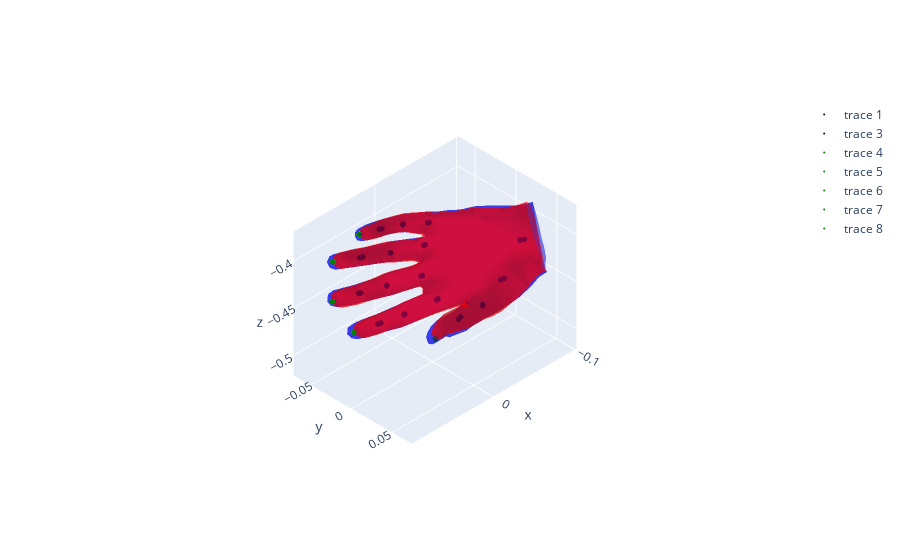

Here is the notebook cell this chart was saved with:
### Code cell
import plotly.graph_objects as go
from utils.utils import add_mesh_to_fig

with torch.no_grad():
    params = torch.tensor(params_solved, dtype=torch.float32)
    global_orient = params[:3].unsqueeze(0)
    hand_pose = params[3:3+45].unsqueeze(0)
    betas = params[3+45:3+45+10].unsqueeze(0)
    transl = params[3+45+10:3+45+10+3].unsqueeze(0)
    mano_solved = mano_layer.mano_layer['right'](global_orient=global_orient, hand_pose=hand_pose, betas=betas, transl=transl)

    fig = go.Figure()
    add_mesh_to_fig(fig, mano_hand.vertices[0], mano_layer.faces, opacity=0.5, color='blue')
    fig.add_trace(
        go.Scatter3d(
            x=mano_hand.joints[0][:, 0],
            y=mano_hand.joints[0][:, 1],
            z=mano_hand.joints[0][:, 2],
            mode='markers',
            marker=dict(
                size=2,
                color='black',
                # line=dict(color='black', width=1),
            ),
            text=[f"{i:02d}" for i in range(len(mano_hand.joints[0]))],
            opacity=1,
        )
    )
    add_mesh_to_fig(fig, mano_solved.vertices[0], mano_layer.faces, opacity=0.5, color='red')
    fig.add_trace(
        go.Scatter3d(
            x=mano_solved.joints[0][:, 0],
            y=mano_solved.joints[0][:, 1],
            z=mano_solved.joints[0][:, 2],
            mode='markers',
            marker=dict(
                size=2,
                color='black',
                # line=dict(color='black', width=1),
            ),
            text=[f"{i:02d}" for i in range(len(mano_solved.joints[0]))],
            opacity=1,
        )
    )
    for k, v in TIP_IDS['mano'].items():
        fig.add_trace(
            go.Scatter3d(
                x=mano_solved.vertices[0][v:v+1, 0],
                y=mano_solved.vertices[0][v:v+1, 1],
                z=mano_solved.vertices[0][v:v+1, 2],
                mode='markers',
                marker=dict(
                    size=2,
                    color='green',
                ),
                text=[f"{k}"],
                opacity=1,
            ),
        )
    fig.update_layout(scene=dict(camera=dict(projection=dict(type="orthographic"))))
    fig.show()

### Figure 1 — Plotly figure (JSON) as saved in the notebook; plotly's stock layout.template omitted (floating-point values rounded to 4 significant figures; data arrays with more than 128 entries replaced by an {"elided": "..."} marker saying what was removed)
{"data": [{"color": "blue", "i": {"elided": "1538 int values"}, "j": {"elided": "1538 int values"}, "k": {"elided": "1538 int values"}, "opacity": 0.5, "type": "mesh3d", "x": {"elided": "778 float values"}, "y": {"elided": "778 float values"}, "z": {"elided": "778 float values"}}, {"marker": {"color": "black", "size": 2}, "mode": "markers", "opacity": 1, "text": ["00", "01", "02", "03", "04", "05", "06", "07", "08", "09", "10", "11", "12", "13", "14", "15"], "type": "scatter3d", "x": [-0.07222, 0.01549, 0.05016, 0.07131, 0.02038, 0.05091, 0.07058, -0.01209, 0.004398, 0.01834, 0.004043, 0.02895, 0.04636, -0.05105, -0.03793, -0.02754], "y": [0.03997, 0.02175, 0.01478, 0.004144, 0.007524, -0.005454, -0.0201, -0.01644, -0.03256, -0.04734, -0.00513, -0.02295, -0.04312, 0.03596, 0.02283, 0.003995], "z": [-0.4075, -0.4359, -0.4388, -0.4435, -0.4157, -0.4179, -0.4234, -0.3876, -0.3899, -0.3951, -0.3977, -0.4027, -0.4092, -0.4403, -0.468, -0.4879]}, {"color": "red", "i": {"elided": "1538 int values"}, "j": {"elided": "1538 int values"}, "k": {"elided": "1538 int values"}, "opacity": 0.5, "type": "mesh3d", "x": {"elided": "778 float values"}, "y": {"elided": "778 float values"}, "z": {"elided": "778 float values"}}, {"marker": {"color": "black", "size": 2}, "mode": "markers", "opacity": 1, "text": ["00", "01", "02", "03", "04", "05", "06", "07", "08", "09", "10", "11", "12", "13", "14", "15"], "type": "scatter3d", "x": [-0.06947, 0.01603, 0.04874, 0.06899, 0.02088, 0.0503, 0.06951, -0.01078, 0.004212, 0.01681, 0.005204, 0.02888, 0.04453, -0.04819, -0.0365, -0.02905], "y": [0.03735, 0.02066, 0.01438, 0.005392, 0.006453, -0.006165, -0.01886, -0.0172, -0.03235, -0.04575, -0.006177, -0.02271, -0.0414, 0.03487, 0.02443, 0.004936], "z": [-0.4083, -0.4372, -0.4392, -0.4428, -0.4165, -0.4181, -0.4229, -0.3877, -0.3893, -0.3948, -0.3983, -0.4026, -0.4086, -0.441, -0.4679, -0.4857]}, {"marker": {"color": "green", "size": 2}, "mode": "markers", "opacity": 1, "text": ["thumb"], "type": "scatter3d", "x": [-0.01823], "y": [-0.01501], "z": [-0.5134]}, {"marker": {"color": "green", "size": 2}, "mode": "markers", "opacity": 1, "text": ["index"], "type": "scatter3d", "x": [0.09316], "y": [-0.003316], "z": [-0.4451]}, {"marker": {"color": "green", "size": 2}, "mode": "markers", "opacity": 1, "text": ["middle"], "type": "scatter3d", "x": [0.09371], "y": [-0.02954], "z": [-0.4254]}, {"marker": {"color": "green", "size": 2}, "mode": "markers", "opacity": 1, "text": ["ring"], "type": "scatter3d", "x": [0.06462], "y": [-0.0578], "z": [-0.4117]}, {"marker": {"color": "green", "size": 2}, "mode": "markers", "opacity": 1, "text": ["pinky"], "type": "scatter3d", "x": [0.03183], "y": [-0.05847], "z": [-0.3996]}], "layout": {"scene": {"camera": {"projection": {"type": "orthographic"}}}}}
